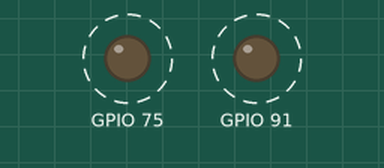
Simulated run of this program. Board: ESP32. On the bench: output pins drawn as LEDs (lit = HIGH). Dashed ring = blinking. What the program prints to the serial monitor is not drawn.

Above: at 2.2 s.
Timing chart, 0 to 5.0 s (numbered marks = the images above):
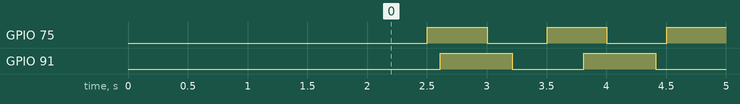

The program:

main.cpp
```cpp
#include <Arduino.h>
#include <Wire.h>
#include <SPI.h>
#include <Adafruit_MCP23X17.h>

#define MCP1_ADDR 0x20
#define MCP2_ADDR 0x21

#define LED_PIN 11     // MCP23XXX pin LED is attached to

#define ON  LOW
#define OFF HIGH

struct s_mcp {
  Adafruit_MCP23X17 *mcp;
  uint8_t ui8I2CAddr;
};

static int iApp_cpu = 0;
static SemaphoreHandle_t shMutex;
static s_mcp mcp1 {new Adafruit_MCP23X17(), MCP1_ADDR};
static s_mcp mcp2 {new Adafruit_MCP23X17(), MCP2_ADDR};

//
// Lock i2c bus with mutex
//
static void lock_i2c() {
  BaseType_t rc;

  rc = xSemaphoreTake(shMutex,portMAX_DELAY);
  assert(rc == pdPASS);
}

//
// Unlock i2c bus with mutex
//
static void unlock_i2c() {
  BaseType_t rc;

  rc = xSemaphoreGive(shMutex);
  assert(rc == pdPASS);
}

//
// I2C blink task
//
static void led_task(void *argp) {
  s_mcp _mcp = *(s_mcp*)argp;
  bool bLedStatus = false;
  int rc;


  lock_i2c();
  printf("Testing I2C address 0x%02X\n",
    _mcp.ui8I2CAddr);
  rc = _mcp.mcp->begin_I2C(_mcp.ui8I2CAddr, &Wire);
  unlock_i2c();
  if (!rc) {
    printf("Error mcp with address 0x%02X not responding.\n",
      _mcp.ui8I2CAddr);
    vTaskDelete(nullptr);
  } else {
    printf("Correct initilization of mcp with address 0x%02X.\n",
      _mcp.ui8I2CAddr);
  }

  for (;;) {
    lock_i2c();
    bLedStatus ^= true;
    printf("LED 0x%02X %s\n",
      _mcp.ui8I2CAddr,
      bLedStatus ? "on" : "off");
    bLedStatus ? _mcp.mcp->digitalWrite(LED_PIN, ON) : _mcp.mcp->digitalWrite(LED_PIN, OFF);
    unlock_i2c();
    delay(_mcp.ui8I2CAddr == MCP1_ADDR ? 500 : 600);
  }
}


void setup() {
  BaseType_t rc;

  iApp_cpu = xPortGetCoreID();

  shMutex = xSemaphoreCreateMutex();
  assert(shMutex);

  Wire.begin();

  delay(2000);

  printf("\nMutex.ino\n");

  rc = xTaskCreatePinnedToCore(
    led_task,
    "led_task1",
    2000,
    &mcp1,
    1,
    nullptr,
    iApp_cpu
  );
  assert(rc == pdPASS);

  rc = xTaskCreatePinnedToCore(
    led_task,
    "led_task2",
    2000,
    &mcp2,
    1,
    nullptr,
    iApp_cpu
  );
  assert(rc == pdPASS);
}

void loop() {
  // put your main code here, to run repeatedly:
}
```

Measured:
- by itself, GPIO 75: alternates HIGH for 0.50 s and LOW for 0.50 s
- by itself, GPIO 91: alternates HIGH for 0.60 s and LOW for 0.60 s
